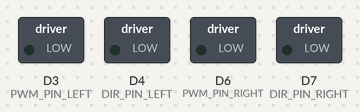
This sketch was run on a simulated ESP8266 (NodeMCU). On the bench: switched loads named in the sketch (green lamp = pin HIGH). What the sketch prints to the serial monitor is not drawn.

Above: at 0.1 s.
At 65.1 s:
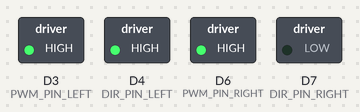
At 70.1 s:
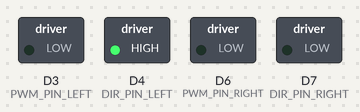
Timing chart, 0 to 71.6 s (numbered marks = the images above):
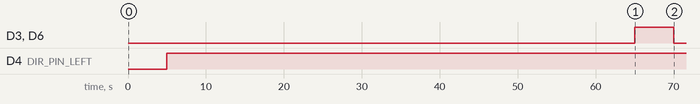

The sketch:

sketch_mar19b.ino
```cpp
#include <drive.h>

#define PWM_PIN_LEFT D3
#define PWM_PIN_RIGHT D6
#define DIR_PIN_LEFT D4
#define DIR_PIN_RIGHT D7

Drive motor_control(PWM_PIN_LEFT, PWM_PIN_RIGHT, DIR_PIN_LEFT, DIR_PIN_RIGHT);

void setup() {
  Serial.begin(9600);

}

void loop() {
  Serial.print("Running Main");
  delay(5000);
  motor_control.cruise(MAX_SPEED, true);
  delay(60000);
  motor_control.estop();
}
```

Measured:
- by itself, D3 (PWM_PIN_LEFT), D6 (PWM_PIN_RIGHT): LOW → HIGH at 65.0 s, → LOW 5.0 s later
- by itself, D4 (DIR_PIN_LEFT): LOW → HIGH at 5.0 s
